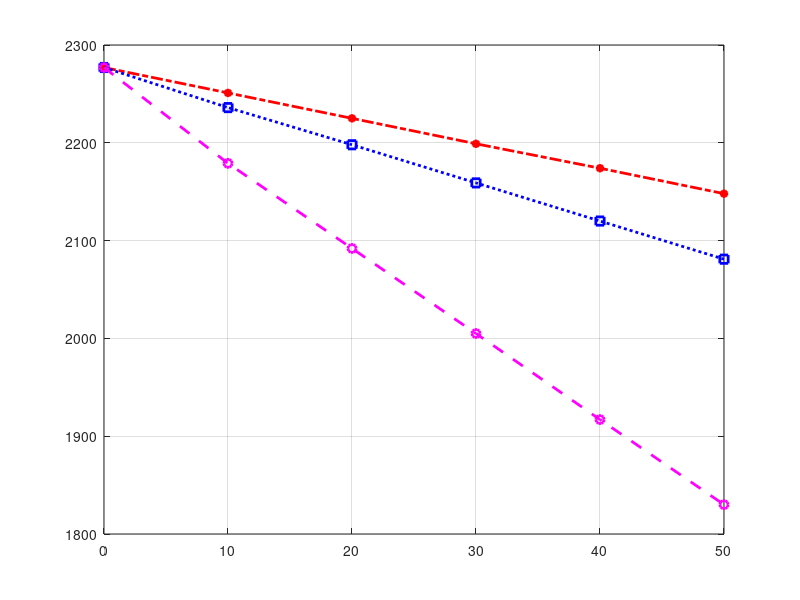

The MATLAB source for this figure:
%U=220V
momen=[0 10 20 30 40 50 ]
tocdo=[2277 2251 2225 2199 2174 2148]
plot(momen,tocdo,'-.r*','LineWidth',2)

%U=180V
hold on;
grid;
momen=[0 10 20 30 40 50 ]
tocdo=[2277 2236 2198 2159 2120 2081]
plot(momen,tocdo,':bs','LineWidth',2)

%U=120V
momen=[0 10 20 30 40 50 ]
tocdo=[2277 2179 2092 2005 1917 1830]
plot(momen,tocdo,'--mo','LineWidth',2)


%plot(out.tocDo)
%hold on;
%plot(out.dongDien)